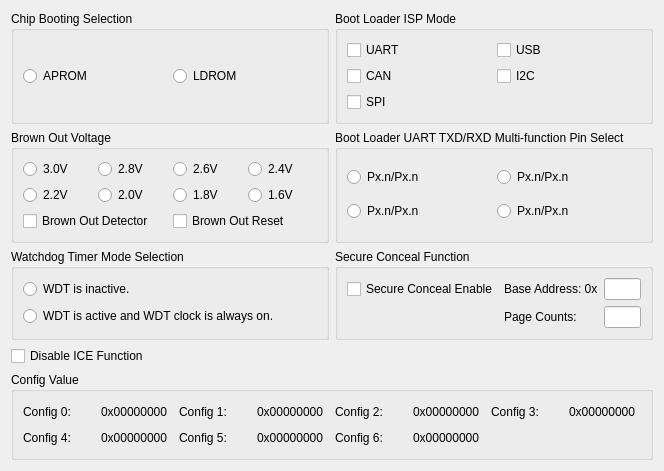
<?xml version="1.0" encoding="UTF-8"?>
<ui version="4.0">
 <class>Dialog</class>
 <widget class="QDialog" name="Dialog">
  <property name="geometry">
   <rect>
    <x>0</x>
    <y>0</y>
    <width>664</width>
    <height>471</height>
   </rect>
  </property>
  <layout class="QGridLayout" name="gridLayout" rowstretch="1,1,1,2,1" columnstretch="1,1">
   <item row="0" column="0">
    <widget class="QGroupBox" name="IDC_GROUP_BOOT_SELECT">
     <property name="title">
      <string>Chip Booting Selection</string>
     </property>
     <layout class="QHBoxLayout" name="layout_IDC_GROUP_BOOT_SELECT">
      <item>
       <widget class="QRadioButton" name="IDC_RADIO_BS_APROM_LDROM">
        <property name="text">
         <string>APROM</string>
        </property>
       </widget>
      </item>
      <item>
       <widget class="QRadioButton" name="IDC_RADIO_BS_LDROM_APROM">
        <property name="text">
         <string>LDROM</string>
        </property>
       </widget>
      </item>
     </layout>
    </widget>
   </item>
   <item row="0" column="1">
    <widget class="QGroupBox" name="IDC_GROUP_ISP_MODE">
     <property name="title">
      <string>Boot Loader ISP Mode</string>
     </property>
     <layout class="QGridLayout" name="layout_IDC_GROUP_ISP_MODE">
      <item row="0" column="0">
       <widget class="QCheckBox" name="IDC_CHECK_ISP_MODE_UART">
        <property name="text">
         <string>UART</string>
        </property>
       </widget>
      </item>
      <item row="0" column="1">
       <widget class="QCheckBox" name="IDC_CHECK_ISP_MODE_USB">
        <property name="text">
         <string>USB</string>
        </property>
       </widget>
      </item>
      <item row="1" column="0">
       <widget class="QCheckBox" name="IDC_CHECK_ISP_MODE_CAN">
        <property name="text">
         <string>CAN</string>
        </property>
       </widget>
      </item>
      <item row="1" column="1">
       <widget class="QCheckBox" name="IDC_CHECK_ISP_MODE_I2C">
        <property name="text">
         <string>I2C</string>
        </property>
       </widget>
      </item>
      <item row="2" column="0">
       <widget class="QCheckBox" name="IDC_CHECK_ISP_MODE_SPI">
        <property name="text">
         <string>SPI</string>
        </property>
       </widget>
      </item>
     </layout>
    </widget>
   </item>
   <item row="1" column="0">
    <widget class="QGroupBox" name="IDC_GROUP_BROWN_OUT_VOLTAGE">
     <property name="title">
      <string>Brown Out Voltage</string>
     </property>
     <layout class="QGridLayout" name="gridLayout_2">
      <item row="0" column="0">
       <widget class="QRadioButton" name="IDC_RADIO_BOV_7">
        <property name="text">
         <string>3.0V</string>
        </property>
       </widget>
      </item>
      <item row="0" column="1">
       <widget class="QRadioButton" name="IDC_RADIO_BOV_6">
        <property name="text">
         <string>2.8V</string>
        </property>
       </widget>
      </item>
      <item row="0" column="2">
       <widget class="QRadioButton" name="IDC_RADIO_BOV_5">
        <property name="text">
         <string>2.6V</string>
        </property>
       </widget>
      </item>
      <item row="0" column="3">
       <widget class="QRadioButton" name="IDC_RADIO_BOV_4">
        <property name="text">
         <string>2.4V</string>
        </property>
       </widget>
      </item>
      <item row="1" column="0">
       <widget class="QRadioButton" name="IDC_RADIO_BOV_3">
        <property name="text">
         <string>2.2V</string>
        </property>
       </widget>
      </item>
      <item row="1" column="1">
       <widget class="QRadioButton" name="IDC_RADIO_BOV_2">
        <property name="text">
         <string>2.0V</string>
        </property>
       </widget>
      </item>
      <item row="1" column="2">
       <widget class="QRadioButton" name="IDC_RADIO_BOV_1">
        <property name="text">
         <string>1.8V</string>
        </property>
       </widget>
      </item>
      <item row="1" column="3">
       <widget class="QRadioButton" name="IDC_RADIO_BOV_0">
        <property name="text">
         <string>1.6V</string>
        </property>
       </widget>
      </item>
      <item row="2" column="0" colspan="2">
       <widget class="QCheckBox" name="IDC_CHECK_BROWN_OUT_DETECT">
        <property name="text">
         <string>Brown Out Detector</string>
        </property>
       </widget>
      </item>
      <item row="2" column="2" colspan="2">
       <widget class="QCheckBox" name="IDC_CHECK_BROWN_OUT_RESET">
        <property name="text">
         <string>Brown Out Reset</string>
        </property>
       </widget>
      </item>
     </layout>
    </widget>
   </item>
   <item row="1" column="1">
    <widget class="QGroupBox" name="IDC_GROUP_BLISP_UART_SEL">
     <property name="title">
      <string>Boot Loader UART TXD/RXD Multi-function Pin Select</string>
     </property>
     <layout class="QGridLayout" name="layout_IDC_GROUP_BLISP_UART_SEL">
      <item row="0" column="0">
       <widget class="QRadioButton" name="IDC_RADIO_BLISP_UART_SEL_3">
        <property name="text">
         <string>Px.n/Px.n</string>
        </property>
       </widget>
      </item>
      <item row="0" column="1">
       <widget class="QRadioButton" name="IDC_RADIO_BLISP_UART_SEL_2">
        <property name="text">
         <string>Px.n/Px.n</string>
        </property>
       </widget>
      </item>
      <item row="1" column="0">
       <widget class="QRadioButton" name="IDC_RADIO_BLISP_UART_SEL_1">
        <property name="text">
         <string>Px.n/Px.n</string>
        </property>
       </widget>
      </item>
      <item row="1" column="1">
       <widget class="QRadioButton" name="IDC_RADIO_BLISP_UART_SEL_0">
        <property name="text">
         <string>Px.n/Px.n</string>
        </property>
       </widget>
      </item>
     </layout>
    </widget>
   </item>
   <item row="2" column="0">
    <widget class="QGroupBox" name="IDC_GROUP_WDT">
     <property name="title">
      <string>Watchdog Timer Mode Selection</string>
     </property>
     <layout class="QVBoxLayout" name="layout_IDC_GROUP_WDT">
      <item>
       <widget class="QRadioButton" name="IDC_RADIO_WDT_DISABLE">
        <property name="text">
         <string>WDT is inactive.</string>
        </property>
       </widget>
      </item>
      <item>
       <widget class="QRadioButton" name="IDC_RADIO_WDT_ENABLE_KEEP">
        <property name="text">
         <string>WDT is active and WDT clock is always on.</string>
        </property>
       </widget>
      </item>
     </layout>
    </widget>
   </item>
   <item row="2" column="1">
    <widget class="QGroupBox" name="IDC_GROUP_SECURE_CONCEAL">
     <property name="title">
      <string>Secure Conceal Function</string>
     </property>
     <layout class="QGridLayout" name="gridLayout_3" columnstretch="2,1,1">
      <item row="0" column="0">
       <widget class="QCheckBox" name="IDC_CHECK_SECURE_CONCEAL">
        <property name="text">
         <string>Secure Conceal Enable</string>
        </property>
       </widget>
      </item>
      <item row="0" column="1">
       <widget class="QLabel" name="IDC_STATIC_SECURE_CONCEAL_BASE_ADDR">
        <property name="text">
         <string>Base Address: 0x</string>
        </property>
       </widget>
      </item>
      <item row="0" column="2">
       <widget class="QLineEdit" name="IDC_EDIT_SECURE_CONCEAL_BASE_ADDR"/>
      </item>
      <item row="1" column="1">
       <widget class="QLabel" name="IDC_STATIC_SECURE_CONCEAL_PAGE_COUNT">
        <property name="text">
         <string>Page Counts: </string>
        </property>
       </widget>
      </item>
      <item row="1" column="2">
       <widget class="QLineEdit" name="IDC_EDIT_SECURE_CONCEAL_PAGE_COUNT"/>
      </item>
     </layout>
    </widget>
   </item>
   <item row="3" column="0">
    <widget class="QCheckBox" name="IDC_CHECK_ICE_LOCK">
     <property name="text">
      <string>Disable ICE Function</string>
     </property>
    </widget>
   </item>
   <item row="4" column="0" colspan="2">
    <widget class="QGroupBox" name="IDC_GROUP_CONFIG_VALUE">
     <property name="title">
      <string>Config Value</string>
     </property>
     <layout class="QGridLayout" name="gridLayout_4">
      <item row="0" column="0">
       <widget class="QLabel" name="IDC_STATIC_CONFIG_0">
        <property name="text">
         <string>Config 0:</string>
        </property>
       </widget>
      </item>
      <item row="0" column="1">
       <widget class="QLabel" name="IDC_STATIC_CONFIG_VALUE_0">
        <property name="text">
         <string>0x00000000</string>
        </property>
       </widget>
      </item>
      <item row="0" column="2">
       <widget class="QLabel" name="IDC_STATIC_CONFIG_1">
        <property name="text">
         <string>Config 1:</string>
        </property>
       </widget>
      </item>
      <item row="0" column="3">
       <widget class="QLabel" name="IDC_STATIC_CONFIG_VALUE_1">
        <property name="text">
         <string>0x00000000</string>
        </property>
       </widget>
      </item>
      <item row="0" column="4">
       <widget class="QLabel" name="IDC_STATIC_CONFIG_2">
        <property name="text">
         <string>Config 2:</string>
        </property>
       </widget>
      </item>
      <item row="0" column="5">
       <widget class="QLabel" name="IDC_STATIC_CONFIG_VALUE_2">
        <property name="text">
         <string>0x00000000</string>
        </property>
       </widget>
      </item>
      <item row="0" column="6">
       <widget class="QLabel" name="IDC_STATIC_CONFIG_3">
        <property name="text">
         <string>Config 3:</string>
        </property>
       </widget>
      </item>
      <item row="0" column="7">
       <widget class="QLabel" name="IDC_STATIC_CONFIG_VALUE_3">
        <property name="text">
         <string>0x00000000</string>
        </property>
       </widget>
      </item>
      <item row="1" column="0">
       <widget class="QLabel" name="IDC_STATIC_CONFIG_4">
        <property name="text">
         <string>Config 4:</string>
        </property>
       </widget>
      </item>
      <item row="1" column="1">
       <widget class="QLabel" name="IDC_STATIC_CONFIG_VALUE_4">
        <property name="text">
         <string>0x00000000</string>
        </property>
       </widget>
      </item>
      <item row="1" column="2">
       <widget class="QLabel" name="IDC_STATIC_CONFIG_5">
        <property name="text">
         <string>Config 5:</string>
        </property>
       </widget>
      </item>
      <item row="1" column="3">
       <widget class="QLabel" name="IDC_STATIC_CONFIG_VALUE_5">
        <property name="text">
         <string>0x00000000</string>
        </property>
       </widget>
      </item>
      <item row="1" column="4">
       <widget class="QLabel" name="IDC_STATIC_CONFIG_6">
        <property name="text">
         <string>Config 6:</string>
        </property>
       </widget>
      </item>
      <item row="1" column="5">
       <widget class="QLabel" name="IDC_STATIC_CONFIG_VALUE_6">
        <property name="text">
         <string>0x00000000</string>
        </property>
       </widget>
      </item>
     </layout>
    </widget>
   </item>
  </layout>
 </widget>
 <resources/>
 <connections/>
</ui>
